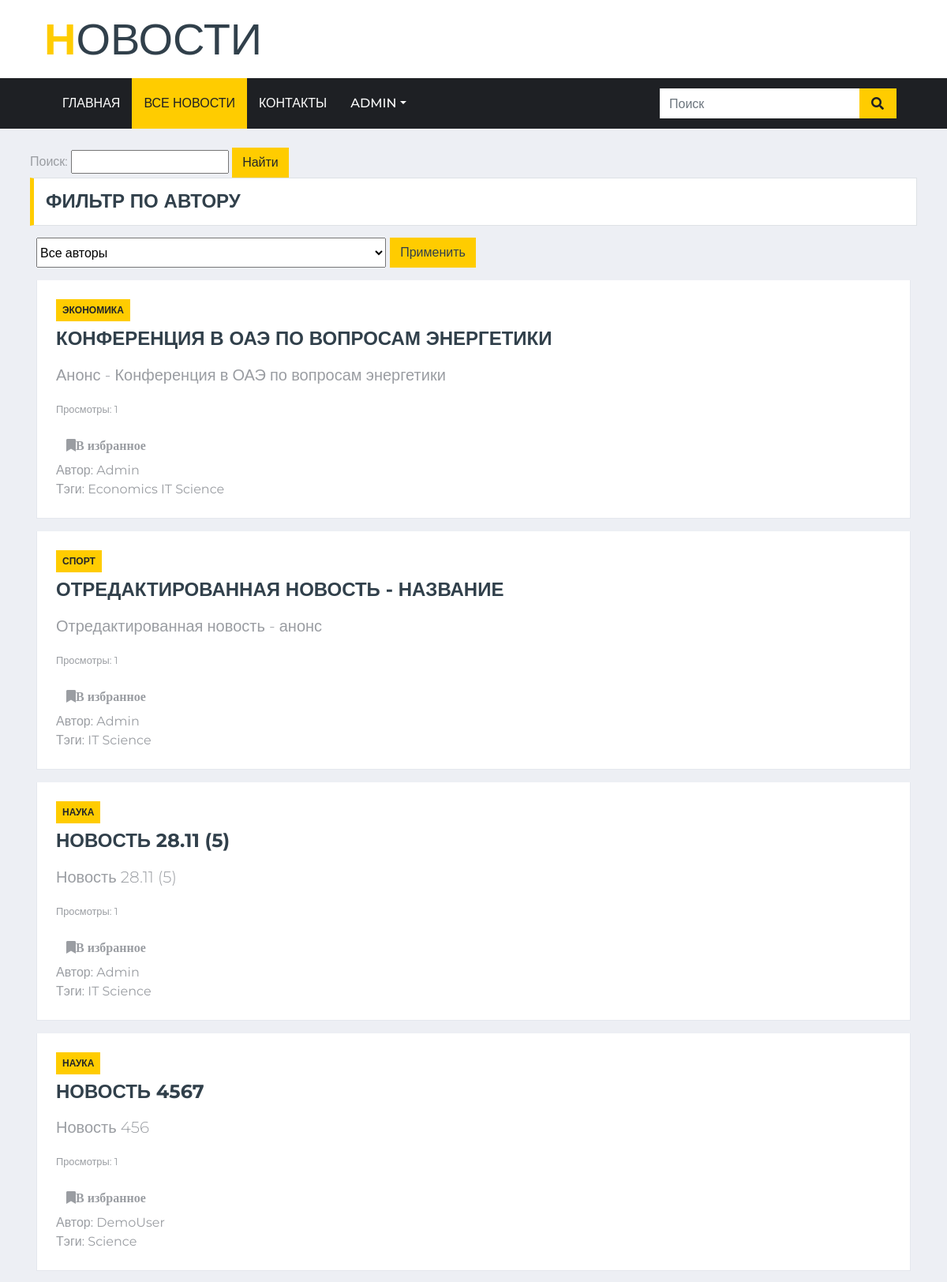
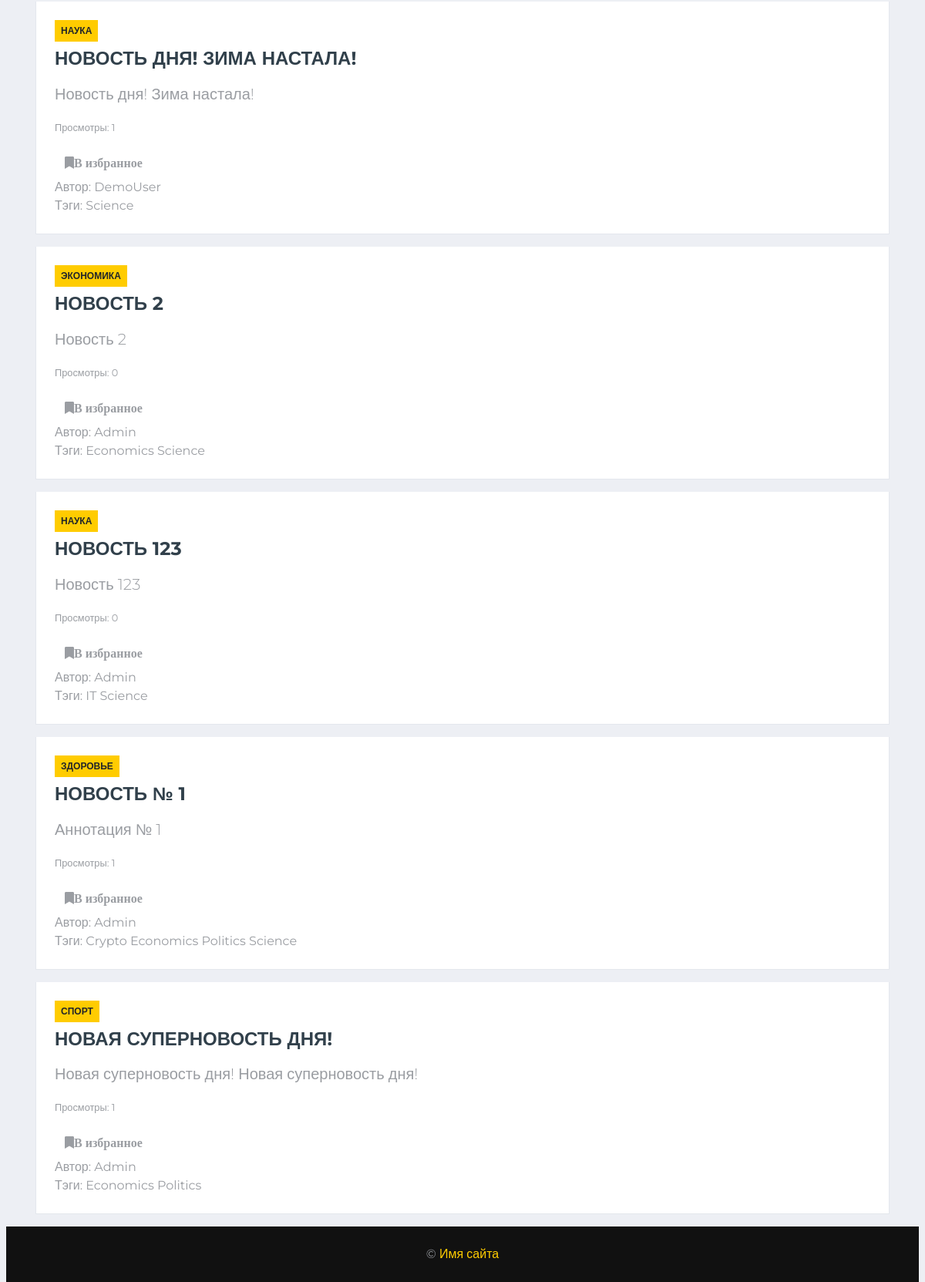
Screenshot of /news1/ (signed in) with the database file from the repository (2 pictures, top to bottom).
### news1/models.py (models this page shows, shortened)
class Article(models.Model):
    categories = (('Экономика', 'Economics'),
                  ('Наука', 'Science'),
                  ('Спорт', 'Sport'),
                  ('Политика', 'Policy'),
                  ('Здоровье', 'Health'),
                  ('Путешествия', 'Travel'))
    author = models.ForeignKey(User, on_delete=models.SET_NULL, null=True, verbose_name='Автор')
    title = models.CharField('Название', max_length=50, default='')
    anouncement = models.TextField('Аннотация', max_length=250)
    text = models.TextField('Текст новости')
    date = models.DateTimeField('Дата публикации', auto_now=True)
    category = models.CharField(choices=categories, max_length=20, verbose_name='Категории')
    tags = models.ManyToManyField(to=Tag, blank=True, verbose_name='Тэги')
    slug = models.SlugField()
    def get_views(self):
        return self.views.count()
    class Meta:
        ordering = ['-date']
        verbose_name= 'Новость'
        verbose_name_plural='Новости'

class Tag(models.Model):
    title = models.CharField(max_length=80)
    status = models.BooleanField(default=True)
    class Meta:
        ordering = ['title','status']
        verbose_name= 'Тэг'
        verbose_name_plural='Тэги'

### news1/views.py (the view)
# urls.py: path('', views.all_news, name='news_index'),
def all_news(request):
    articles = Article.objects.all()
    a = articles.first()
    categories = Article.categories
    context={'today_articles': articles}
    author_list = User.objects.all()
    selected = 0
    if request.method=="POST":
        print(request.POST)
        selected = int(request.POST.get('author_filter'))
        if selected == 0:
            articles = Article.objects.all()
        else:
            articles = Article.objects.filter(author=selected)
        print(connection.queries)
    else:
        articles = Article.objects.all()
    context = {'articles': articles, 'author_list':author_list,'selected':selected,'categories':categories, }
    return render(request,'news1/all_news.html',context)

### users/templatetags/users_extras.py (called while the page is built)
@register.filter(name="has_group")
def has_group(user, group_name):
    return user.groups.filter(name=group_name).exists()

### news1/templates/news1/all_news.html (shortened to what this page needs)
<!DOCTYPE html>
{% load static %}
<html lang="ru">
<head>
    <link href="https://cdnjs.cloudflare.com/ajax/libs/font-awesome/5.15.0/css/all.min.css" rel="stylesheet">
    <link href="{% static 'news_portal/' %}lib/owlcarousel/assets/owl.carousel.min.css" rel="stylesheet">
    <link href="{% static 'news_portal/' %}css/style.css" rel="stylesheet">
</head>
<body>
<link rel="stylesheet" href="https://ajax.googleapis.com/ajax/libs/jqueryui/1.11.4/themes/smoothness/jquery-ui.css">
{% include 'news_portal/navbar.html' %}
    <br>
    <div class="container-fluid">
        <div class="container">
            <div class="row">
                <div class="col-lg-12">
                    <div class="row">
                        <div class="col-12">
                                <div class="search">
                                  <label for="search_input">Поиск: </label>
                                  <input id="search_input">
                                        <button class="btn btn-primary">Найти</button>
                                </div>
                            <div class="section-title">
                                <h4 class="m-0 text-uppercase font-weight-bold">Фильтр по автору</h4>
                            </div>
                            <div class="form-group col-12">
                            <form method="post">
                                <div class="input-group">
                                     <select class="form-select" name="author_filter" style="width:40%">
                                          <option value="0">Все авторы</option>
                                     </select>
                                     <span class="input-group-btn">
                                         <input type="submit" class="btn" value="Применить" style="margin: 0 5px; background-color: #fc0; color: #31404B">
                                     </span>
                                </div>
                            </form>
                            </div>
                        {% for article in articles %}
                        <div class="col-lg-12">
                            <div class="position-relative mb-3">
                                <div class="bg-white border border-top-0 p-4">
                                    <div class="mb-2">
                                        <a class="badge badge-primary text-uppercase font-weight-semi-bold p-2 mr-2"
                                            href="#">{{ article.category }}</a>
                                    </div>
                                    <a class="h4 d-block mb-3 text-secondary text-uppercase font-weight-bold" href="{% url 'news_detail' article.pk %}">{{ article.title }}</a>
                                    <p class="lead my-3">{{ article.anouncement }}</p>
                                    <p><small>Просмотры: {{ article.get_views }}</small></p>
                                    <a class="btn byn-success" href="{% url 'favorites' article.pk %}"><i class="fa fa-bookmark menu icon">В избранное</i></a>
                                    <p class="m-0">Автор: {{ article.author }}</p>
                                    <p class="m-0">Тэги: {% for t in article.tags.all %} {{ t.title }} {% endfor %}</p>
                                </div>
                            </div>
                        </div>
                        {% endfor %}
                    </div>
                </div>
            </div>
        </div>
    </div>
{% block footer %} {% include 'news_portal/footer.html' %} {% endblock %}
</body>
</html>

### news_portal/templates/news_portal/navbar.html (shortened to what this page needs)
    {% load static %}
    {% load users_extras %}
    <div class="container-fluid d-none d-lg-block">
        <div class="row align-items-center bg-white py-3 px-lg-5">
            <div class="col-lg-4">
                <a href="{% url 'home' %}" class="navbar-brand p-0 d-none d-lg-block">
                    <h1 class="m-0 display-4 text-uppercase text-primary">Н<span class="text-secondary font-weight-normal">овости</span></h1>
                </a>
            </div>
        </div>
    </div>
    <div class="container-fluid p-0">
        <nav class="navbar navbar-expand-lg bg-dark navbar-dark py-2 py-lg-0 px-lg-5">
            <div class="collapse navbar-collapse justify-content-between px-0 px-lg-3" id="navbarCollapse">
                <div class="navbar-nav mr-auto py-0">
                    <a href="{% url 'home' %}" {% if request.resolver_match.view_name == 'home' %} class="nav-item nav-link active" {% else %} class="nav-item nav-link" {% endif %}>Главная</a>
                    <a href="{% url 'news_index' %}" {% if request.resolver_match.view_name == 'news_index' %} class="nav-item nav-link active" {% else %} class="nav-item nav-link" {% endif %}>Все новости</a>
                    <a href="#" class="nav-item nav-link">Контакты</a>
                    {% if request.user.id %}
                    <div class="nav-item dropdown">
                        <a href="#" class="nav-link dropdown-toggle" data-toggle="dropdown">{{ request.user.username }}</a>
                    </div>
                    {% endif %}
                </div>
                <div class="input-group ml-auto d-none d-lg-flex" style="width: 100%; max-width: 300px;">
                    <input type="text" class="form-control border-0" placeholder="Поиск">
                    <div class="input-group-append">
                        <button class="input-group-text bg-primary text-dark border-0 px-3"><i
                                class="fa fa-search"></i></button>
                    </div>
                </div>
            </div>
                            <br >
        </nav>
    </div>

### rows the page displays
Article: category "ЭКОНОМИКА", title "КОНФЕРЕНЦИЯ В ОАЭ ПО ВОПРОСАМ ЭНЕРГЕТИКИ", anouncement "Анонс - Конференция в ОАЭ по вопросам энергетики", get_views "1", author "Admin"
Tag: title "Economics"
Tag: title "IT"
Tag: title "Science"
Article: category "СПОРТ", title "ОТРЕДАКТИРОВАННАЯ НОВОСТЬ - НАЗВАНИЕ", anouncement "Отредактированная новость - анонс", get_views "1", author "Admin"
Article: category "НАУКА", title "НОВОСТЬ 28.11 (5)", anouncement "Новость 28.11 (5)", get_views "1", author "Admin"
Article: category "НАУКА", title "НОВОСТЬ 4567", anouncement "Новость 456", get_views "1", author "DemoUser"
Article: category "НАУКА", title "НОВОСТЬ ДНЯ! ЗИМА НАСТАЛА!", anouncement "Новость дня! Зима настала!", get_views "1", author "DemoUser"
Article: category "ЭКОНОМИКА", title "НОВОСТЬ 2", anouncement "Новость 2", get_views "0", author "Admin"
Article: category "НАУКА", title "НОВОСТЬ 123", anouncement "Новость 123", get_views "0", author "Admin"
Article: category "ЗДОРОВЬЕ", title "НОВОСТЬ № 1", anouncement "Аннотация № 1", get_views "1", author "Admin"
Tag: title "Crypto"
Tag: title "Politics"
Article: category "СПОРТ", title "НОВАЯ СУПЕРНОВОСТЬ ДНЯ!", anouncement "Новая суперновость дня! Новая суперновость дня!", get_views "1", author "Admin"

### other values shown
{{ request.user.username }} "ADMIN"
